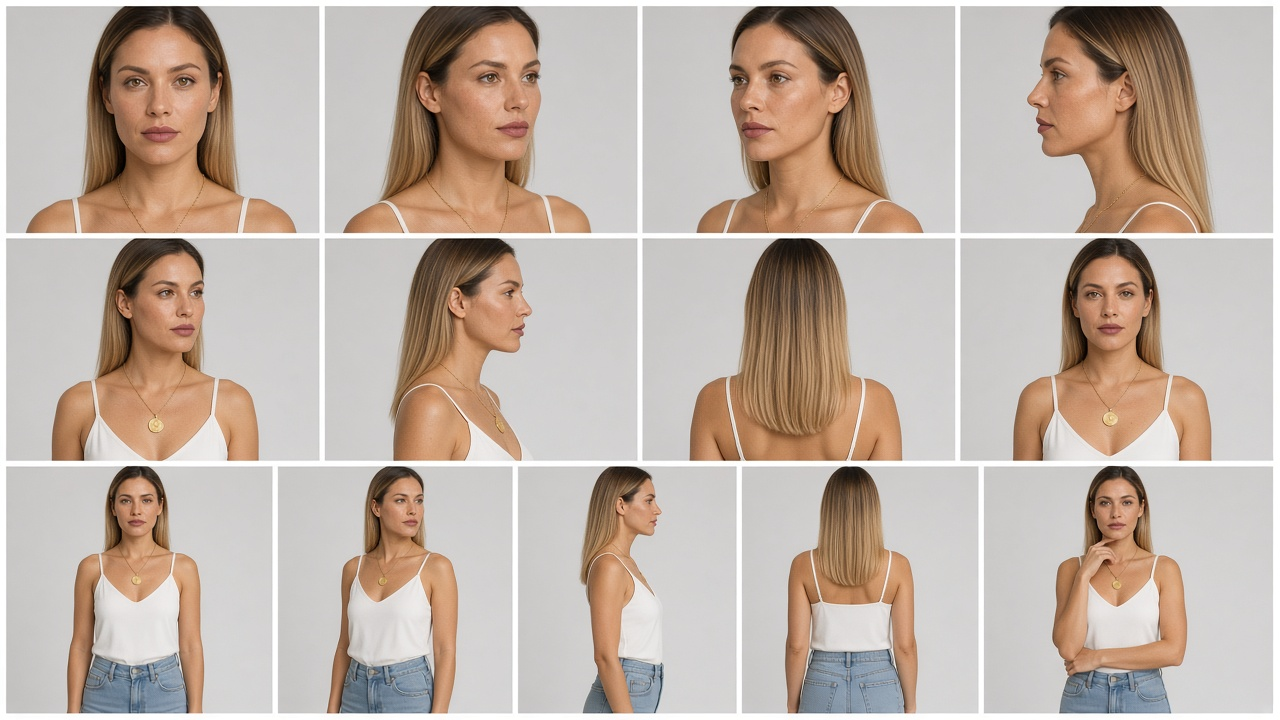
#> input picture memory/cover/assets/victoria-sheet.png, 1280 x 720 px
$ python excalibur_blog_crop_victoria_front.py
#> lines starting #> are read from the running program, lines starting #| are printed output that depends on the picture
#!/usr/bin/env python3
"""Crop the top-left frontal close-up from victoria-sheet.png.

The 12-up sheet is a source only. Kie i2i must use victoria-sheet-front.png.
"""
from __future__ import annotations

from pathlib import Path

from PIL import Image

ROOT = Path(__file__).resolve().parents[1]
SHEET = ROOT / "memory/cover/assets/victoria-sheet.png"
FRONT = ROOT / "memory/cover/assets/victoria-sheet-front.png"
# Detected gutters on the 1280×720 Karuselka sheet: y=0–5 / 233–237, x=0–6 / 319.
BOX = (7, 6, 319, 233)


def crop_front(sheet: Path = SHEET, dest: Path = FRONT) -> Path:
    im = Image.open(sheet).convert("RGB")
#> im is the input picture: PIL image 1280x720 RGB; mean R, G, B 192.5, 178, 167.5
    crop = im.crop(BOX)
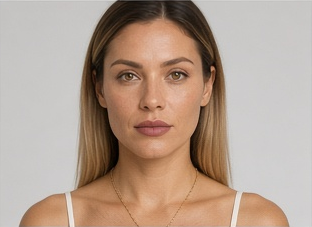
#> crop: PIL image 312x227 RGB; mean R, G, B 180, 159, 144.4
    dest.parent.mkdir(parents=True, exist_ok=True)
    crop.save(dest, format="PNG", optimize=True)
    return dest


def main() -> int:
    if not SHEET.is_file():
        print(f"missing source sheet: {SHEET}")
        return 1
    path = crop_front()
    im = Image.open(path)
    print(f"OK {path} {im.size} {path.stat().st_size} {im.format}")
#| OK memory/cover/assets/victoria-sheet-front.png (312, 227) 71960 PNG
    return 0


if __name__ == "__main__":
    raise SystemExit(main())
#> (the program exits here)

$ run again, with memory/cover/assets/blog-hero-reference.png copied over memory/cover/assets/victoria-sheet.png
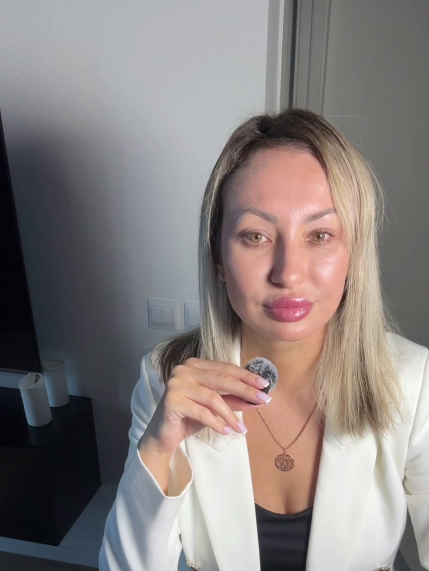
#> input picture memory/cover/assets/blog-hero-reference.png, 857 x 1142 px (shown at 1/2 size)
#> in crop_front, im is the input picture: PIL image 857x1142 RGB; mean R, G, B 135.9, 128.1, 126.6
#> in crop_front, `crop = im.crop(BOX)`:
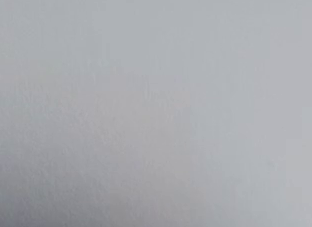
#> crop: PIL image 312x227 RGB; mean R, G, B 168.9, 170.8, 175.1
#| OK memory/cover/assets/victoria-sheet-front.png (312, 227) 18356 PNG

$ run again, with memory/cover/assets/viktoriaref.png copied over memory/cover/assets/victoria-sheet.png
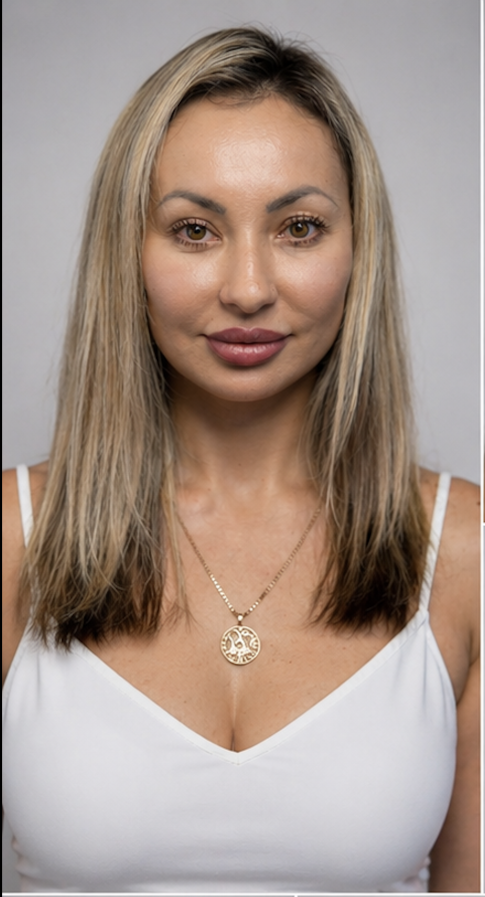
#> input picture memory/cover/assets/viktoriaref.png, 970 x 1794 px (shown at 1/2 size)
#> in crop_front, im is the input picture: PIL image 970x1794 RGB; mean R, G, B 164.2, 146.1, 135.8
#> in crop_front, `crop = im.crop(BOX)`:
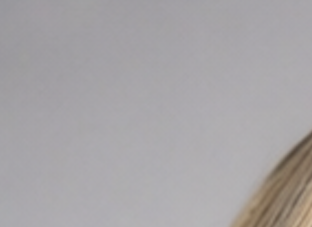
#> crop: PIL image 312x227 RGB; mean R, G, B 167.2, 164.1, 166.1
#| OK memory/cover/assets/victoria-sheet-front.png (312, 227) 44057 PNG
